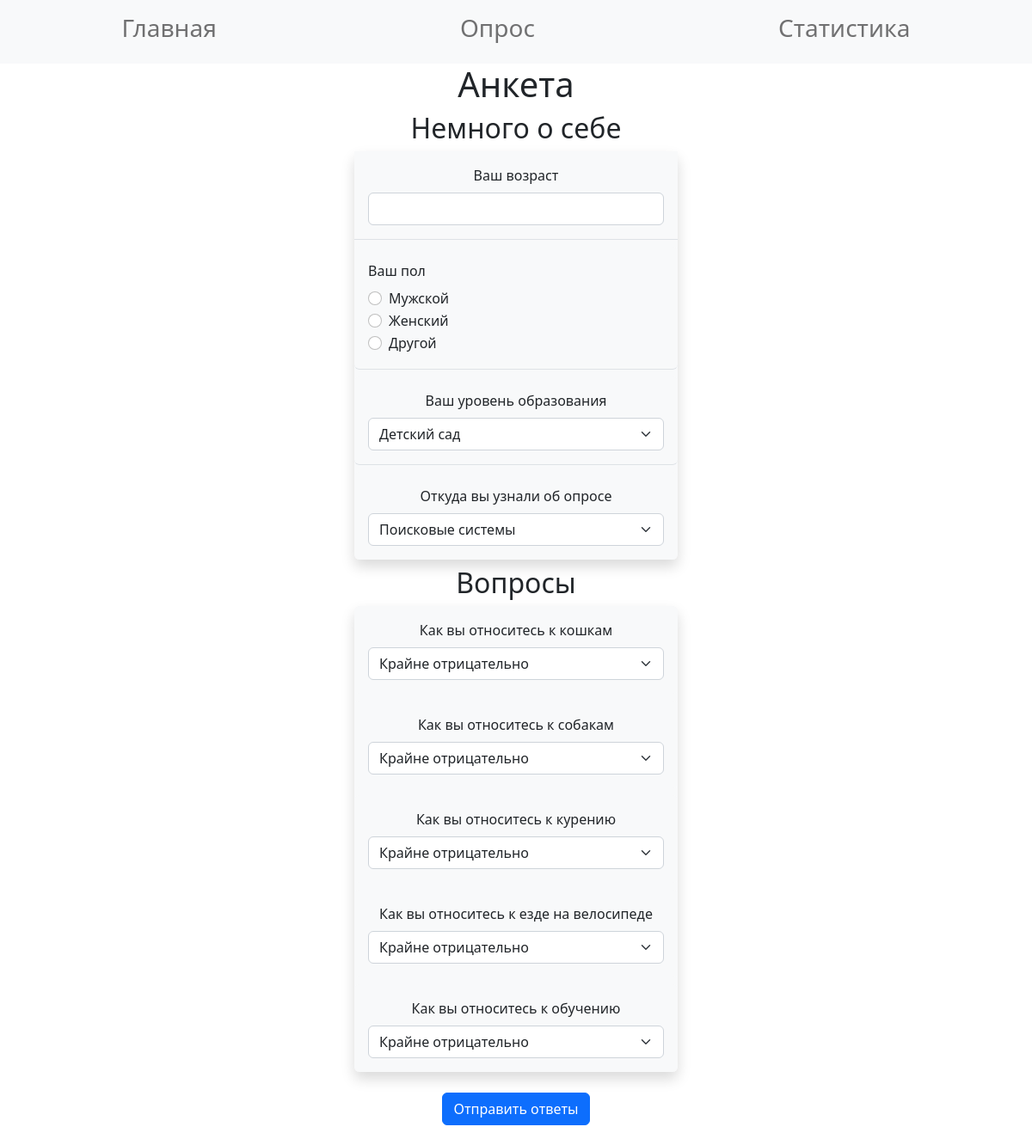
Page /form on the committed database.
### models.py (models this page shows)
class Question(db.Model):
    __tablename__ = "questions"
    id = db.Column('id', db.Integer, primary_key=True)
    text = db.Column('text', db.Text)

### myapp.py (the view)
@app.route('/form')
def form():
    questions = models.Question.query.all()
    return render_template("form.html", questions=questions)

### templates/form.html (shortened to what this page needs)
{% extends 'base.html' %}
{% block content %}
<div class="row">
    <div class="col">
        <h1 class="h1">Анкета</h1>
    </div>
</div>
<div class="row text-center justify-content-center">
    <div class="col-4">
        <h2 class="h2">
            Немного о себе
        </h2>
        <form class="" method="get" action="/process">
            <div class="rounded bg-light shadow">
                <div class="bg-light mb-2 p-3 border-bottom">
                    <label for="age" class="form-label">Ваш возраст</label>
                    <input type="text" class="form-control" name="age" id="age">
                </div>
                <div class="rounded bg-light mb-2 p-3 text-start border-bottom">
                    <div class="mb-2">
                        Ваш пол
                    </div>
                    <div class="form-check">
                        <label for="radio_gender_m" class="form-check-label">Мужской</label>
                        <input type="radio" class="form-check-input" name="gender" id="radio_gender_m" value="m">
                    </div>
                    <div class="form-check">
                        <label for="radio_gender_f" class="form-check-label">Женский</label>
                        <input type="radio" class="form-check-input" name="gender" id="radio_gender_f" value="f">
                    </div>
                    <div class="form-check">
                        <label for="radio_gender_other" class="form-check-label">Другой</label>
                        <input type="radio" class="form-check-input" name="gender" id="radio_gender_other" value="other">
                    </div>
                </div>
                <div class="rounded bg-light mb-2 p-3 text-center border-bottom">
                    <div class="mb-2">
                        Ваш уровень образования
                    </div>
                    <select class="form-select" name="education">
                        <option value="kindergarten">Детский сад</option>
                    </select>
                </div>
                <div class="rounded bg-light mb-2 p-3">
                    <div class="mb-2">
                        Откуда вы узнали об опросе
                    </div>
                    <select class="form-select" name="source">
                        <option value="search">Поисковые системы</option>
                    </select>
                </div>
            </div>
            <h2>
                Вопросы
            </h2>
            <div class="rounded bg-light shadow">
                {% for question in questions %}
                    <div class="rounded bg-light mb-2 p-3">
                        <div class="mb-2">
                            {{question.text}}
                        </div>
                        <select class="form-select" name="q{{question.id}}">
                            <option value="-2">Крайне отрицательно</option>
                        </select>
                    </div>
                {% endfor %}
            </div>
            <button type="submit" class="btn btn-primary mt-3 mb-3">Отправить ответы</button>
        </form>
    </div>
</div>
{% endblock %}

### templates/base.html (shortened to what this page needs)
<!DOCTYPE html>
<html lang="en">
<head>
    <link href="https://cdn.jsdelivr.net/npm/bootstrap@5.2.3/dist/css/bootstrap.min.css" rel="stylesheet">
</head>
<body>
    <nav class="navbar navbar-expand-lg bg-light">
        <div class="collapse navbar-collapse" id="navbarSupportedContent">
            <ul class="navbar-nav nav-fill w-100">
                <li class="nav-item h3">
                    <a class="nav-link" href="/">Главная</a>
                </li>
                <li class="nav-item h3">
                    <a class="nav-link" href="/form">Опрос</a>
                </li>
                <li class="nav-item h3">
                    <a class="nav-link" href="/stats">Статистика</a>
                </li>
            </ul>
        </div>
    </nav>
    <div class="container-fluid text-center">
        {% block content %} {% endblock %}
    </div>
</body>
</html>

### rows in the picture
Question: text "Как вы относитесь к кошкам", id "Крайне отрицательно"
Question: text "Как вы относитесь к собакам", q2 "Крайне отрицательно"
Question: text "Как вы относитесь к курению", id "Крайне отрицательно"
Question: text "Как вы относитесь к езде на велосипеде", id "Крайне отрицательно"
Question: text "Как вы относитесь к обучению", id "Крайне отрицательно"
